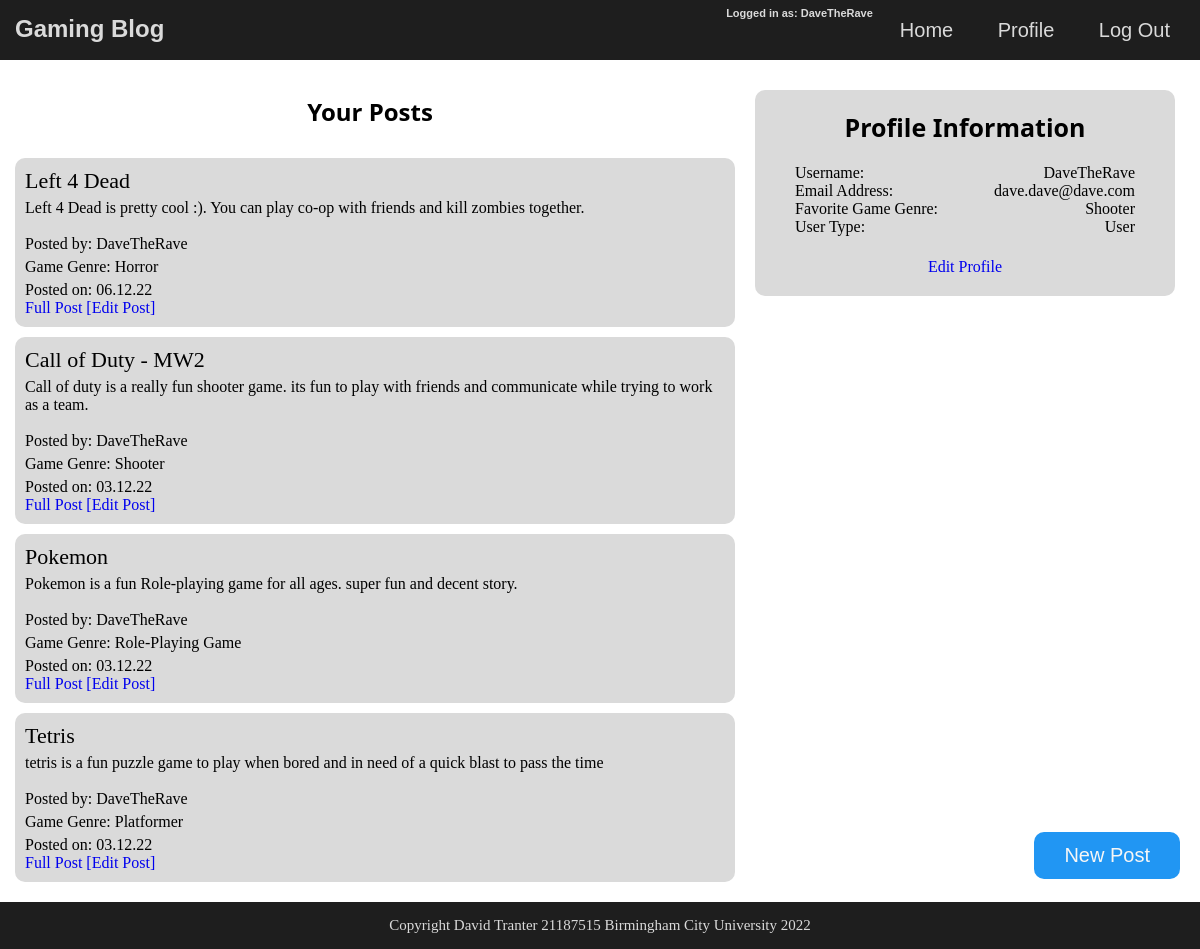
The page /BlogWebsite/profile.php (signed in) on the database its author committed.
### tables this page shows
CREATE TABLE `users` (
  `email_address` varchar(50) NOT NULL,
  `user_ID` int(10) NOT NULL,
  `username` varchar(50) NOT NULL,
  `password` varchar(50) NOT NULL,
  `genre_ID` int(2) NOT NULL,
  `user_type_ID` int(1) NOT NULL
);

CREATE TABLE `game_genres` (
  `genre_ID` int(2) NOT NULL,
  `genre_name` varchar(50) NOT NULL
);

CREATE TABLE `user_type` (
  `user_type_ID` int(1) NOT NULL,
  `user_type_name` text NOT NULL
);

CREATE TABLE `posts` (
  `post_ID` int(10) NOT NULL,
  `user_ID` int(5) NOT NULL,
  `genre_ID` int(2) NOT NULL,
  `date_posted` date NOT NULL,
  `post_main` text NOT NULL,
  `post_title` varchar(50) NOT NULL
);

### BlogWebsite/profile.php (the view, shortened to what this page needs)
<?php
    include_once 'header.php';
?>
<?php
    include_once 'includes/connect.php';
?>
<div class="main">
    <?php
        if(!isset($_SESSION['user_ID'])) {
            header("Location: login.php");
        }
        else{
            $active_usr = $_SESSION["user_ID"];
        }
    ?>
    <div class="section1">
        <?php
            $sql = "SELECT users.username, users.email_address, game_genres.genre_name, user_type.user_type_name
            FROM users
            INNER JOIN game_genres ON users.genre_ID = game_genres.genre_ID
            INNER JOIN user_type ON user_type.user_type_ID = users.user_type_ID
            WHERE users.user_ID = '$active_usr'";
            $result = $conn->query($sql);
            $user_info = $result->fetch_assoc();
        ?>
        <div class="user_info">
            <h2 class="box_heading">
                Profile Information
            </h2>
            <p class="data_labels">
                Username:
            </p>
            <p class="usr_data">
                <?= $user_info["username"] ?>
            </p>
            <br>
            <p class="data_labels">
                Email Address:
            </p>
            <p class="usr_data">
                <?= $user_info["email_address"] ?>
            </p>
            <br>
            <p class="data_labels">
                Favorite Game Genre:
            </p>
            <p class="usr_data">
                <?= $user_info["genre_name"] ?>
            </p>
            <br>
            <p class="data_labels">
                User Type:
            </p>
            <p class="usr_data">
                <?= $user_info["user_type_name"] ?>
            </p>
            <p class="option">
                <a class="option_link" href="edit_profile.php">Edit Profile</a>
            </p>
        </div>
    </div>
    <div class="section2">
        <h2 class="main_heading">
            Your Posts
        </h2>
        <?php
            include_once 'post.btn.php';
        ?>
        <?php
            $sql = "SELECT posts.user_ID, posts.post_ID, posts.post_main, posts.post_title, posts.date_posted, game_genres.genre_name, users.username
            FROM posts
            INNER JOIN game_genres ON game_genres.genre_ID = posts.genre_ID
            INNER JOIN users ON users.user_ID = posts.user_ID
            WHERE users.user_ID =$active_usr
            ORDER BY posts.date_posted DESC";
            $result = $conn->query($sql);
            while ($row = $result->fetch_assoc()) {
                ?>
                <div class='prfl_post_box'>
                    <p class='post_title'>
                        <?= $row['post_title'] ?>
                    </p>
                    <p class='post'>
                        <?= $row['post_main'] ?>
                    </p>
                    <br>
                    <p class='posted_usr'>
                        Posted by:
                        <?= $row["username"] ?>
                    </p>
                    <p class='posted_genre'>
                        Game Genre:
                        <?= $row["genre_name"] ?>
                    </p>
                    <p class='date_posted'>
                        Posted on:
                        <?= date("d.m.y", strtotime($row['date_posted'])) ?>
                    </p>
                    <a class="post_link_btn" href="postMain.php?post_ID=<?php echo $row['post_ID']?>" >Full Post</a>
                    <?php
                        if ($_SESSION['user_ID'] == $row['user_ID']) { ?>
                            <a class="edit_btn" href="editPost.php?post_ID=<?php echo $row['post_ID'] ?>"> [Edit Post] </a>
                            <?php
                        }
                    ?>
                </div>
            <?php
                }
            ?>
    </div>
        <br><br><br>
</div>
<?php
    include_once 'footer.php';
?>

### BlogWebsite/styles/main.css (style rules this page uses)
* { padding: 0; margin: 0; text-decoration: none; list-style: none; box-sizing: border-box; }
.main { margin: 0 auto; margin-top: 60px; min-height: calc(100vh - 60px - 47px - 15px); justify-content: center; padding-top: 25px; }
.main_heading { font-family: 'Segoe UI', Tahoma, Geneva, Verdana, sans-serif; text-align: center; margin-bottom: 25px; }
.section2 { width: 60%; margin: 10px; transition: all .3s; }
.post { --max-lines: 3; display: -webkit-box; overflow: hidden; -webkit-box-orient: vertical; -webkit-line-clamp: var(--max-lines); }
.post_title { margin-bottom: 5px; font-size: 22px; }
.posted_usr { margin-bottom: 5px; }
.posted_genre { margin-bottom: 5px; }
.prfl_post_box { align-self: center; font-family: Cambria, Cochin, Georgia, Times, 'Times New Roman', serif; width: 100%; float: left; background-color: #dadada; margin: 5px; padding:10px; border-radius: 10px; height: auto; }
.section1 { position: fixed; right: 20px; width: 35%; float: right; margin: 0 auto; transition: all .3s; }
.user_info { font-family: Cambria, Cochin, Georgia, Times, 'Times New Roman', serif; float: right; width: 100%; background-color: #dadada; margin: 5px; padding: 20px; border-radius: 10px; text-align: center; }
.box_heading { font-family: 'Segoe UI', Tahoma, Geneva, Verdana, sans-serif; font-size: 25px; padding-bottom: 20px; }
.data_labels { float: left; margin-left: 20px; margin-right: 10px; }
.usr_data { float: right; margin-left: 10px; margin-right: 20px; }
.option { align-self: center; margin-top: 40px; }

### rows shown on the page
users: username "DaveTheRave", email_address "dave.dave@dave.com", genre_ID.genre_name "Shooter", user_type_ID.user_type_name "User"
posts: post_title "Left 4 Dead", post_main "Left 4 Dead is pretty cool :). You can play co-op with friends and kill zombies together.", user_ID.username "DaveTheRave", genre_ID.genre_name "Horror", date_posted "06.12.22"
posts: post_title "Call of Duty - MW2", post_main "Call of duty is a really fun shooter game. its fun to play with friends and communicate while trying to work as a team.", user_ID.username "DaveTheRave", genre_ID.genre_name "Shooter", date_posted "03.12.22"
posts: post_title "Pokemon", post_main "Pokemon is a fun Role-playing game for all ages. super fun and decent story.", user_ID.username "DaveTheRave", genre_ID.genre_name "Role-Playing Game", date_posted "03.12.22"
posts: post_title "Tetris", post_main "tetris is a fun puzzle game to play when bored and in need of a quick blast to pass the time", user_ID.username "DaveTheRave", genre_ID.genre_name "Platformer", date_posted "03.12.22"

### other values the page prints
$_SESSION["username"] "DaveTheRave"
